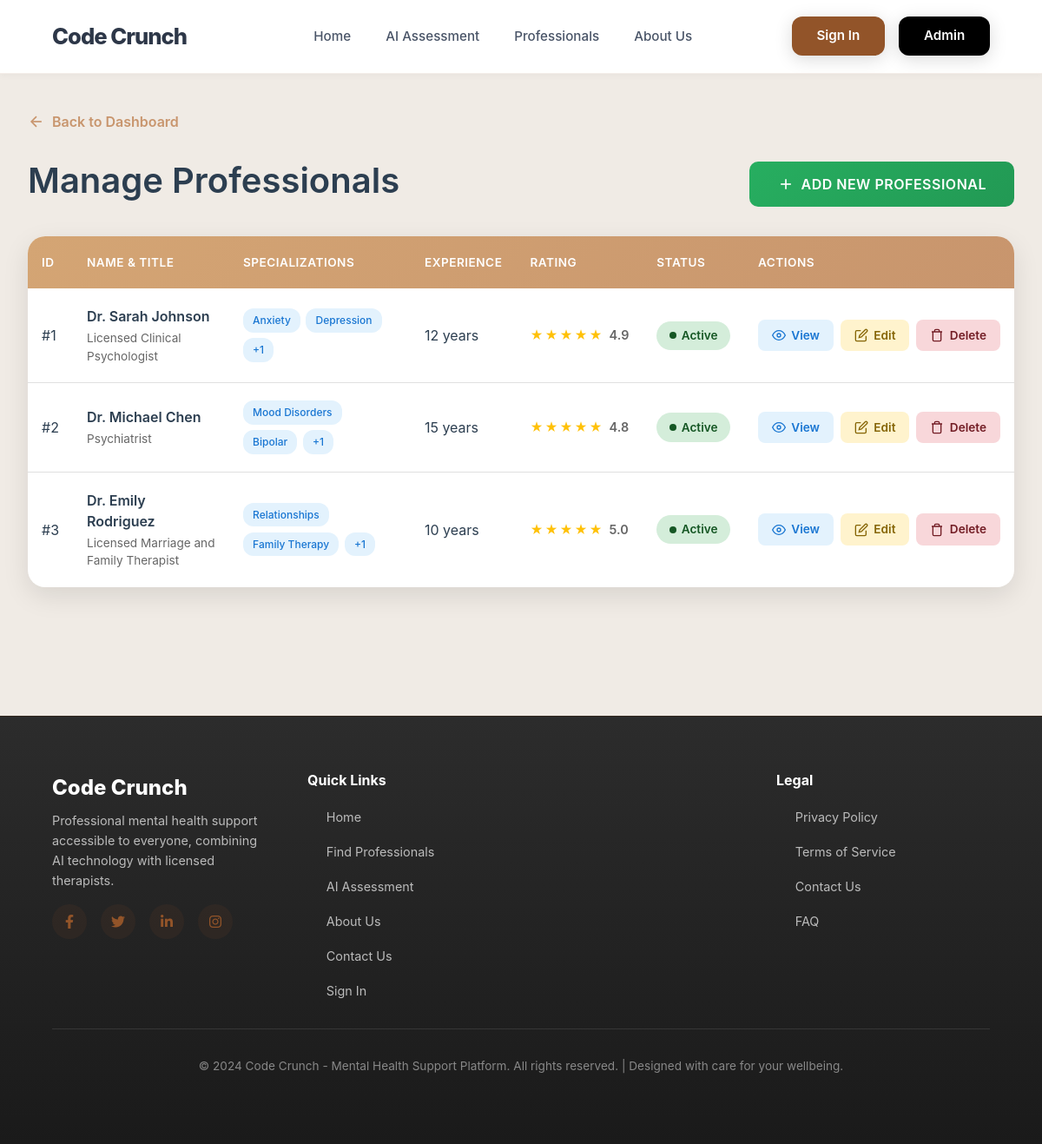
Page /admin/professionals (signed in) on the committed database.
### models.py (models this page shows, shortened)
class Professional(db.Model):
    id = db.Column(db.Integer, primary_key=True)
    name = db.Column(db.String(100), nullable=False)
    title = db.Column(db.String(100), nullable=False)
    specialization = db.Column(db.String(200), nullable=False)
    bio = db.Column(db.Text, nullable=False)
    experience_years = db.Column(db.Integer, nullable=False)
    education = db.Column(db.Text, nullable=False)
    languages = db.Column(db.String(200), nullable=False)
    image_url = db.Column(db.String(200), default='default-avatar.jpg')
    available_days = db.Column(db.String(200), nullable=False)
    consultation_fee = db.Column(db.Float, default=0.0)
    session_duration = db.Column(db.Integer, default=60)  # in minutes
    rating = db.Column(db.Float, default=5.0)
    total_reviews = db.Column(db.Integer, default=0)
    is_active = db.Column(db.Boolean, default=True)
    created_at = db.Column(db.DateTime, default=datetime.utcnow)
    appointments = db.relationship('Appointment', backref='professional', lazy=True)
    reviews = db.relationship('Review', backref='professional', lazy=True)
    time_slots = db.relationship('TimeSlot', backref='professional', lazy=True, cascade='all, delete-orphan')

### app.py (the view)
@app.route('/admin/professionals')
def admin_professionals():
    if not session.get('admin'):
        return redirect(url_for('admin_login'))
    all_professionals = Professional.query.all()
    return render_template('admin/admin_professionals.html', professionals=all_professionals)

### templates/admin/admin_professionals.html (shortened to what this page needs)
{% extends "layout.html" %}
{% block content %}
<div class="admin-page">
    <div class="admin-container">
        <a href="{{ url_for('admin_dashboard') }}" class="back-link">
            <svg viewBox="0 0 24 24" fill="none" stroke="currentColor" stroke-width="2">
                <line x1="19" y1="12" x2="5" y2="12"></line>
                <polyline points="12 19 5 12 12 5"></polyline>
            </svg>
            Back to Dashboard
        </a>
        <div class="page-header">
            <h1 class="page-title">Manage Professionals</h1>
            <a href="{{ url_for('add_professional') }}" class="btn-add">
                <svg viewBox="0 0 24 24" fill="none" stroke="currentColor" stroke-width="2">
                    <line x1="12" y1="5" x2="12" y2="19"></line>
                    <line x1="5" y1="12" x2="19" y2="12"></line>
                </svg>
                Add New Professional
            </a>
        </div>
        <div class="professionals-table">
            {% if professionals %}
            <div class="table-wrapper">
                <table>
                    <thead>
                        <tr>
                            <th>ID</th>
                            <th>Name & Title</th>
                            <th>Specializations</th>
                            <th>Experience</th>
                            <th>Rating</th>
                            <th>Status</th>
                            <th>Actions</th>
                        </tr>
                    </thead>
                    <tbody>
                        {% for prof in professionals %}
                        <tr>
                            <td>#{{ prof.id }}</td>
                            <td>
                                <div class="prof-name-cell">{{ prof.name }}</div>
                                <div class="prof-title-cell">{{ prof.title }}</div>
                            </td>
                            <td>
                                <div class="spec-tags">
                                    {% for spec in prof.specialization.split(',')[:2] %}
                                    <span class="spec-tag-sm">{{ spec.strip() }}</span>
                                    {% endfor %}
                                    {% if prof.specialization.split(',')|length > 2 %}
                                    <span class="spec-tag-sm">+{{ prof.specialization.split(',')|length - 2 }}</span>
                                    {% endif %}
                                </div>
                            </td>
                            <td>{{ prof.experience_years }} years</td>
                            <td>
                                <div class="rating-cell">
                                    <div class="stars-small">
                                        {% for i in range(5) %}
                                        <span class="star-small">★</span>
                                        {% endfor %}
                                    </div>
                                    <span class="rating-value">{{ prof.rating }}</span>
                                </div>
                            </td>
                            <td>
                                {% if prof.is_active %}
                                <span class="status-active">
                                    <span class="status-dot"></span>
                                    Active
                                </span>
                                {% else %}
                                <span class="status-inactive">
                                    <span class="status-dot"></span>
                                    Inactive
                                </span>
                                {% endif %}
                            </td>
                            <td>
                                <div class="action-buttons">
                                    <a href="{{ url_for('professional_detail', prof_id=prof.id) }}" class="btn-sm btn-view">
                                        <svg viewBox="0 0 24 24" fill="none" stroke="currentColor" stroke-width="2">
                                            <path d="M1 12s4-8 11-8 11 8 11 8-4 8-11 8-11-8-11-8z"></path>
                                            <circle cx="12" cy="12" r="3"></circle>
                                        </svg>
                                        View
                                    </a>
                                    <a href="{{ url_for('edit_professional', prof_id=prof.id) }}" class="btn-sm btn-edit">
                                        <svg viewBox="0 0 24 24" fill="none" stroke="currentColor" stroke-width="2">
                                            <path d="M11 4H4a2 2 0 0 0-2 2v14a2 2 0 0 0 2 2h14a2 2 0 0 0 2-2v-7"></path>
                                            <path d="M18.5 2.5a2.121 2.121 0 0 1 3 3L12 15l-4 1 1-4 9.5-9.5z"></path>
                                        </svg>
                                        Edit
                                    </a>
                                    <a href="{{ url_for('delete_professional', prof_id=prof.id) }}"
                                       class="btn-sm btn-delete"
                                       onclick="return confirm('Are you sure you want to delete {{ prof.name }}? This action cannot be undone.')">
                                        <svg viewBox="0 0 24 24" fill="none" stroke="currentColor" stroke-width="2">
                                            <polyline points="3 6 5 6 21 6"></polyline>
                                            <path d="M19 6v14a2 2 0 0 1-2 2H7a2 2 0 0 1-2-2V6m3 0V4a2 2 0 0 1 2-2h4a2 2 0 0 1 2 2v2"></path>
                                        </svg>
                                        Delete
                                    </a>
                                </div>
                            </td>
                        </tr>
                        {% endfor %}
                    </tbody>
                </table>
            </div>
            {% endif %}
        </div>
    </div>
</div>
{% endblock %}

### templates/layout.html (style rules this page uses)
* { margin: 0; padding: 0; box-sizing: border-box; }
html, body { height: 100%; }
body { font-family: -apple-system, BlinkMacSystemFont, "Segoe UI", Roboto, "Helvetica Neue", Arial, sans-serif; background-color: #f9f7f4; color: #1a202c; display: flex; flex-direction: column; min-height: 100vh; }

### templates/admin/admin_professionals.html (style rules this page uses)
* { margin: 0; padding: 0; box-sizing: border-box; }
.admin-page { background: #f0ebe5; min-height: calc(100vh - 56px); padding: 3rem 0; }
.admin-container { max-width: 1400px; margin: 0 auto; padding: 0 2rem; }
.page-header { display: flex; justify-content: space-between; align-items: center; margin-bottom: 2rem; }
.page-title { font-size: 2.5rem; font-weight: 600; color: #2c3e50; }
.btn-add { padding: 0.9rem 2rem; background: linear-gradient(135deg, #27ae60, #229954); color: white; border: none; border-radius: 10px; font-size: 1rem; font-weight: 600; cursor: pointer; text-decoration: none; display: inline-flex; align-items: center; gap: 0.5rem; transition: all 0.3s ease; text-transform: uppercase; letter-spacing: 0.5px; }
.btn-add svg { width: 20px; height: 20px; }
.professionals-table { background: white; border-radius: 20px; box-shadow: 0 10px 30px rgba(0, 0, 0, 0.1); overflow: hidden; }
.table-wrapper { overflow-x: auto; }
table { width: 100%; border-collapse: collapse; }
thead { background: linear-gradient(135deg, #d4a574, #c8956d); color: white; }
thead th { padding: 1.25rem 1rem; text-align: left; font-weight: 600; text-transform: uppercase; letter-spacing: 0.5px; font-size: 0.85rem; }
tbody tr { border-bottom: 1px solid #e0e0e0; transition: background-color 0.2s ease; }
tbody tr:last-child { border-bottom: none; }
tbody td { padding: 1.25rem 1rem; color: #2c3e50; }
.prof-name-cell { font-weight: 600; color: #2c3e50; font-size: 1rem; }
.prof-title-cell { color: #666; font-size: 0.85rem; margin-top: 3px; }
.status-active { display: inline-flex; align-items: center; gap: 6px; padding: 0.4rem 0.9rem; background: #d4edda; color: #155724; border-radius: 20px; font-size: 0.85rem; font-weight: 600; }
.status-dot { width: 8px; height: 8px; border-radius: 50%; background: currentColor; }
.rating-cell { display: flex; align-items: center; gap: 0.5rem; }
.stars-small { display: flex; gap: 2px; }
.star-small { color: #ffc107; font-size: 0.9rem; }
.rating-value { color: #666; font-size: 0.9rem; font-weight: 600; }
.action-buttons { display: flex; gap: 0.5rem; }
.btn-sm { padding: 0.5rem 1rem; border: none; border-radius: 8px; font-size: 0.85rem; font-weight: 600; cursor: pointer; text-decoration: none; display: inline-flex; align-items: center; gap: 0.4rem; transition: all 0.3s ease; }
.btn-sm svg { width: 16px; height: 16px; }
.btn-view { background: #e3f2fd; color: #1976d2; }
.btn-edit { background: #fff3cd; color: #856404; }
.btn-delete { background: #f8d7da; color: #721c24; }
.back-link { display: inline-flex; align-items: center; gap: 0.5rem; color: #c8956d; text-decoration: none; font-weight: 600; margin-bottom: 2rem; transition: all 0.3s ease; }
.back-link svg { width: 20px; height: 20px; }
.spec-tags { display: flex; flex-wrap: wrap; gap: 0.4rem; }
.spec-tag-sm { background: #e3f2fd; color: #1976d2; padding: 0.3rem 0.7rem; border-radius: 12px; font-size: 0.75rem; font-weight: 500; }

### rows in the picture
Professional: id "1", name "Dr. Sarah Johnson", title "Licensed Clinical Psychologist", strip "Anxiety" "Depression", specialization.split|length "1", experience_years "12", rating "4.9", is_active True (drawn)
Professional: id "2", name "Dr. Michael Chen", title "Psychiatrist", strip "Mood Disorders" "Bipolar", specialization.split|length "1", experience_years "15", rating "4.8", is_active True (drawn)
Professional: id "3", name "Dr. Emily Rodriguez", title "Licensed Marriage and Family Therapist", strip "Relationships" "Family Therapy", specialization.split|length "1", experience_years "10", rating "5.0", is_active True (drawn)
